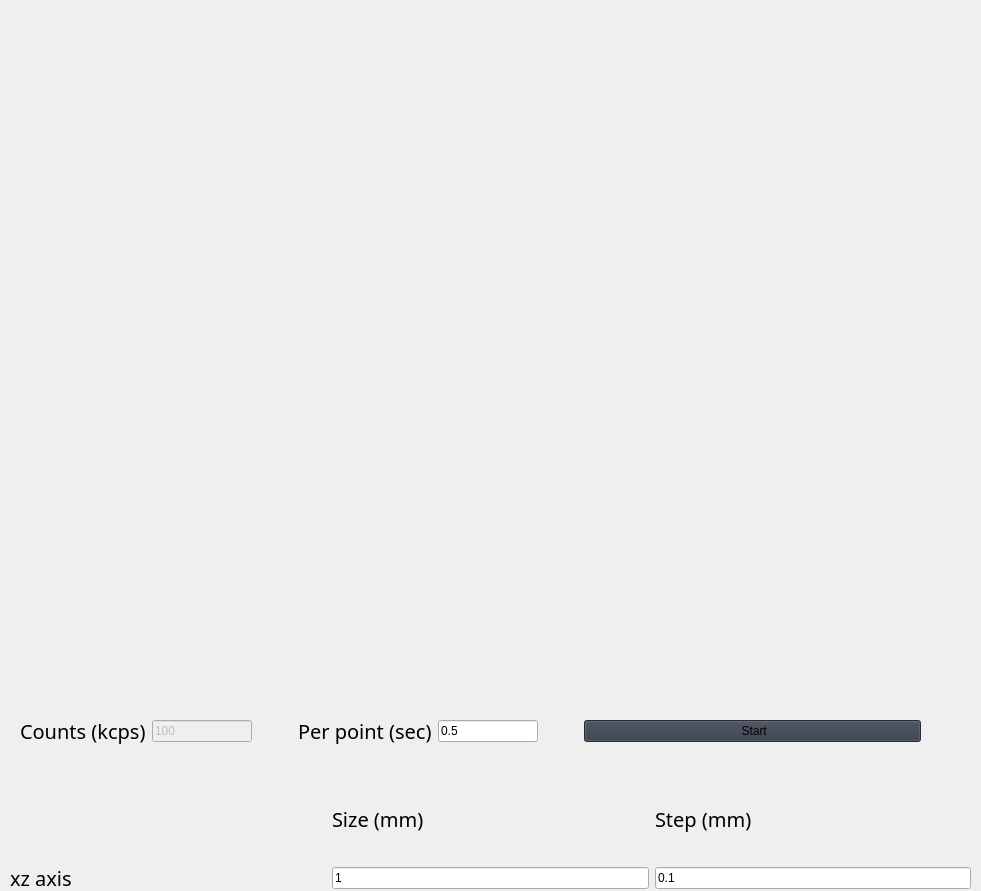
                      <widget class="QFrame" name="frame_5">
                       <property name="geometry">
                        <rect>
                         <x>10</x>
                         <y>60</y>
                         <width>981</width>
                         <height>891</height>
                        </rect>
                       </property>
                       <property name="frameShape">
                        <enum>QFrame::NoFrame</enum>
                       </property>
                       <widget class="QWidget" name="horizontalLayoutWidget_6">
                        <property name="geometry">
                         <rect>
                          <x>10</x>
                          <y>700</y>
                          <width>961</width>
                          <height>62</height>
                         </rect>
                        </property>
                        <layout class="QHBoxLayout" name="horizontalLayout_14">
                         <item>
                          <spacer name="horizontalSpacer_29">
                           <property name="orientation">
                            <enum>Qt::Vertical</enum>
                           </property>
                           <property name="sizeType">
                            <enum>QSizePolicy::Fixed</enum>
                           </property>
                           <property name="sizeHint" stdset="0">
                            <size>
                             <width>10</width>
                             <height>20</height>
                            </size>
                           </property>
                          </spacer>
                         </item>
                         <item>
                          <widget class="QLabel" name="label_21">
                           <property name="font">
                            <font>
                             <family>Segoe UI Semibold</family>
                             <pointsize>15</pointsize>
                             <italic>false</italic>
                             <bold>false</bold>
                            </font>
                           </property>
                           <property name="styleSheet">
                            <string notr="true">font: 63 15pt &quot;Segoe UI Semibold&quot;;</string>
                           </property>
                           <property name="text">
                            <string>Counts (kcps)</string>
                           </property>
                           <property name="wordWrap">
                            <bool>true</bool>
                           </property>
                           <property name="textInteractionFlags">
                            <set>Qt::NoTextInteraction</set>
                           </property>
                          </widget>
                         </item>
                         <item>
                          <widget class="QLineEdit" name="magnet_counts">
                           <property name="enabled">
                            <bool>false</bool>
                           </property>
                           <property name="sizePolicy">
                            <sizepolicy hsizetype="Preferred" vsizetype="Fixed">
                             <horstretch>0</horstretch>
                             <verstretch>0</verstretch>
                            </sizepolicy>
                           </property>
                           <property name="maximumSize">
                            <size>
                             <width>100</width>
                             <height>16777215</height>
                            </size>
                           </property>
                           <property name="styleSheet">
                            <string notr="true">font: 63 20pt &quot;Segoe UI Semibold&quot;;</string>
                           </property>
                           <property name="text">
                            <string>100</string>
                           </property>
                          </widget>
                         </item>
                         <item>
                          <spacer name="horizontalSpacer_22">
                           <property name="orientation">
                            <enum>Qt::Vertical</enum>
                           </property>
                           <property name="sizeType">
                            <enum>QSizePolicy::Fixed</enum>
                           </property>
                           <property name="sizeHint" stdset="0">
                            <size>
                             <width>40</width>
                             <height>20</height>
                            </size>
                           </property>
                          </spacer>
                         </item>
                         <item>
                          <widget class="QLabel" name="label_30">
                           <property name="font">
                            <font>
                             <family>Segoe UI Semibold</family>
                             <pointsize>15</pointsize>
                             <italic>false</italic>
                             <bold>false</bold>
                            </font>
                           </property>
                           <property name="styleSheet">
                            <string notr="true">font: 63 15pt &quot;Segoe UI Semibold&quot;;</string>
                           </property>
                           <property name="text">
                            <string>Per point (sec)</string>
                           </property>
                           <property name="wordWrap">
                            <bool>true</bool>
                           </property>
                           <property name="textInteractionFlags">
                            <set>Qt::NoTextInteraction</set>
                           </property>
                          </widget>
                         </item>
                         <item>
                          <widget class="QLineEdit" name="magnet_per_point">
                           <property name="enabled">
                            <bool>true</bool>
                           </property>
                           <property name="sizePolicy">
                            <sizepolicy hsizetype="Preferred" vsizetype="Fixed">
                             <horstretch>0</horstretch>
                             <verstretch>0</verstretch>
                            </sizepolicy>
                           </property>
                           <property name="maximumSize">
                            <size>
                             <width>100</width>
                             <height>16777215</height>
                            </size>
                           </property>
                           <property name="styleSheet">
                            <string notr="true">font: 63 20pt &quot;Segoe UI Semibold&quot;;</string>
                           </property>
                           <property name="text">
                            <string>0.5</string>
                           </property>
                          </widget>
                         </item>
                         <item>
                          <spacer name="horizontalSpacer_37">
                           <property name="orientation">
                            <enum>Qt::Vertical</enum>
                           </property>
                           <property name="sizeType">
                            <enum>QSizePolicy::Fixed</enum>
                           </property>
                           <property name="sizeHint" stdset="0">
                            <size>
                             <width>40</width>
                             <height>20</height>
                            </size>
                           </property>
                          </spacer>
                         </item>
                         <item>
                          <widget class="QPushButton" name="magnet_start">
                           <property name="sizePolicy">
                            <sizepolicy hsizetype="Expanding" vsizetype="Fixed">
                             <horstretch>0</horstretch>
                             <verstretch>0</verstretch>
                            </sizepolicy>
                           </property>
                           <property name="styleSheet">
                            <string notr="true">background-color: rgb(52, 59, 72);
font: 63 15pt &quot;Segoe UI Semibold&quot;;</string>
                           </property>
                           <property name="text">
                            <string> Start</string>
                           </property>
                           <property name="icon">
                            <iconset>
                             <normaloff>:/icons/images/icons/cil-media-play.png</normaloff>:/icons/images/icons/cil-media-play.png</iconset>
                           </property>
                          </widget>
                         </item>
                         <item>
                          <spacer name="horizontalSpacer_23">
                           <property name="orientation">
                            <enum>Qt::Vertical</enum>
                           </property>
                           <property name="sizeType">
                            <enum>QSizePolicy::Fixed</enum>
                           </property>
                           <property name="sizeHint" stdset="0">
                            <size>
                             <width>40</width>
                             <height>20</height>
                            </size>
                           </property>
                          </spacer>
                         </item>
                         <item>
                          <spacer name="horizontalSpacer_30">
                           <property name="orientation">
                            <enum>Qt::Vertical</enum>
                           </property>
                           <property name="sizeType">
                            <enum>QSizePolicy::Fixed</enum>
                           </property>
                           <property name="sizeHint" stdset="0">
                            <size>
                             <width>10</width>
                             <height>20</height>
                            </size>
                           </property>
                          </spacer>
                         </item>
                        </layout>
                       </widget>
                       <widget class="QWidget" name="gridLayoutWidget_8">
                        <property name="geometry">
                         <rect>
                          <x>10</x>
                          <y>780</y>
                          <width>961</width>
                          <height>112</height>
                         </rect>
                        </property>
                        <layout class="QGridLayout" name="gridLayout_6">
                         <item row="1" column="4">
                          <widget class="QLabel" name="label_25">
                           <property name="font">
                            <font>
                             <family>Segoe UI Semibold</family>
                             <pointsize>15</pointsize>
                             <italic>false</italic>
                             <bold>false</bold>
                            </font>
                           </property>
                           <property name="styleSheet">
                            <string notr="true">font: 63 15pt &quot;Segoe UI Semibold&quot;;</string>
                           </property>
                           <property name="text">
                            <string>Step (mm)</string>
                           </property>
                           <property name="wordWrap">
                            <bool>true</bool>
                           </property>
                           <property name="textInteractionFlags">
                            <set>Qt::NoTextInteraction</set>
                           </property>
                          </widget>
                         </item>
                         <item row="2" column="0">
                          <widget class="QLabel" name="label_22">
                           <property name="enabled">
                            <bool>true</bool>
                           </property>
                           <property name="font">
                            <font>
                             <family>Segoe UI Semibold</family>
                             <pointsize>15</pointsize>
                             <italic>false</italic>
                             <bold>false</bold>
                            </font>
                           </property>
                           <property name="styleSheet">
                            <string notr="true">font: 63 15pt &quot;Segoe UI Semibold&quot;;</string>
                           </property>
                           <property name="text">
                            <string>xz axis</string>
                           </property>
                           <property name="wordWrap">
                            <bool>true</bool>
                           </property>
                           <property name="textInteractionFlags">
                            <set>Qt::NoTextInteraction</set>
                           </property>
                          </widget>
                         </item>
                         <item row="2" column="2">
                          <widget class="QLineEdit" name="magnet_size">
                           <property name="enabled">
                            <bool>true</bool>
                           </property>
                           <property name="sizePolicy">
                            <sizepolicy hsizetype="Preferred" vsizetype="Fixed">
                             <horstretch>0</horstretch>
                             <verstretch>0</verstretch>
                            </sizepolicy>
                           </property>
                           <property name="styleSheet">
                            <string notr="true">font: 63 20pt &quot;Segoe UI Semibold&quot;;</string>
                           </property>
                           <property name="text">
                            <string>1</string>
                           </property>
                          </widget>
                         </item>
                         <item row="2" column="4">
                          <widget class="QLineEdit" name="magnet_step">
                           <property name="enabled">
                            <bool>true</bool>
                           </property>
                           <property name="sizePolicy">
                            <sizepolicy hsizetype="Preferred" vsizetype="Fixed">
                             <horstretch>0</horstretch>
                             <verstretch>0</verstretch>
                            </sizepolicy>
                           </property>
                           <property name="styleSheet">
                            <string notr="true">font: 63 20pt &quot;Segoe UI Semibold&quot;;</string>
                           </property>
                           <property name="text">
                            <string>0.1</string>
                           </property>
                          </widget>
                         </item>
                         <item row="1" column="2">
                          <widget class="QLabel" name="label_24">
                           <property name="sizePolicy">
                            <sizepolicy hsizetype="Preferred" vsizetype="Preferred">
                             <horstretch>0</horstretch>
                             <verstretch>0</verstretch>
                            </sizepolicy>
                           </property>
                           <property name="font">
                            <font>
                             <family>Segoe UI Semibold</family>
                             <pointsize>15</pointsize>
                             <italic>false</italic>
                             <bold>false</bold>
                            </font>
                           </property>
                           <property name="styleSheet">
                            <string notr="true">font: 63 15pt &quot;Segoe UI Semibold&quot;;</string>
                           </property>
                           <property name="text">
                            <string>Size (mm)</string>
                           </property>
                           <property name="wordWrap">
                            <bool>true</bool>
                           </property>
                           <property name="textInteractionFlags">
                            <set>Qt::NoTextInteraction</set>
                           </property>
                          </widget>
                         </item>
                        </layout>
                       </widget>
                       <widget class="QFrame" name="frame_19">
                        <property name="geometry">
                         <rect>
                          <x>10</x>
                          <y>10</y>
                          <width>961</width>
                          <height>681</height>
                         </rect>
                        </property>
                        <property name="frameShape">
                         <enum>QFrame::NoFrame</enum>
                        </property>
                        <widget class="QWidget" name="widget_7" native="true">
                         <property name="geometry">
                          <rect>
                           <x>10</x>
                           <y>10</y>
                           <width>941</width>
                           <height>661</height>
                          </rect>
                         </property>
                         <widget class="QWidget" name="gridLayoutWidget_7">
                          <property name="geometry">
                           <rect>
                            <x>-10</x>
                            <y>-20</y>
                            <width>941</width>
                            <height>681</height>
                           </rect>
                          </property>
                          <layout class="QGridLayout" name="magnet_layout"/>
                         </widget>
                        </widget>
                       </widget>
                      </widget>
